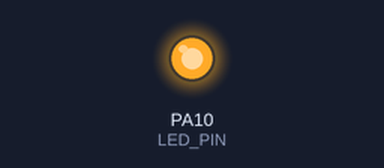
Recording of a sketch running on a simulated STM32 Blue Pill. On the bench: output pins drawn as LEDs (lit = HIGH).

Above: at 0.1 s.
At 9.64 s:
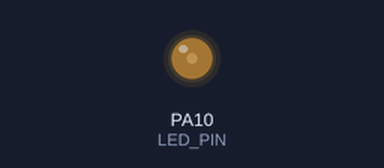
At 11.44 s:
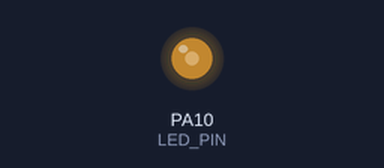
At 32.54 s:
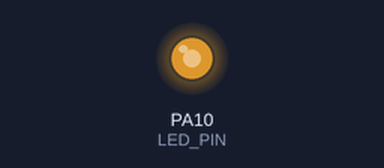
Timing chart, 0 to 34.8 s (numbered marks = the images above):
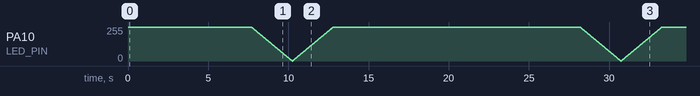

The sketch:

led_fading.ino
```cpp
#define METER_PIN PA4 // ANALOG PIN on PINOUT MAP ADCX
#define LED_PIN PA10 // PWM PIN on PINOUT MAP "~"
#define FADE_STEP 1

void setup() {
}

void loop() {
    int i = 1023;
    while ( i >= 0 ){
        analogWrite( LED_PIN, i );
        delay( 10 );
        i = i - FADE_STEP;
    }

    i = 0;
    while ( i <= 1023){
        analogWrite( LED_PIN, i );
        delay( 10 );
        i = i + FADE_STEP;
    }
}
```
